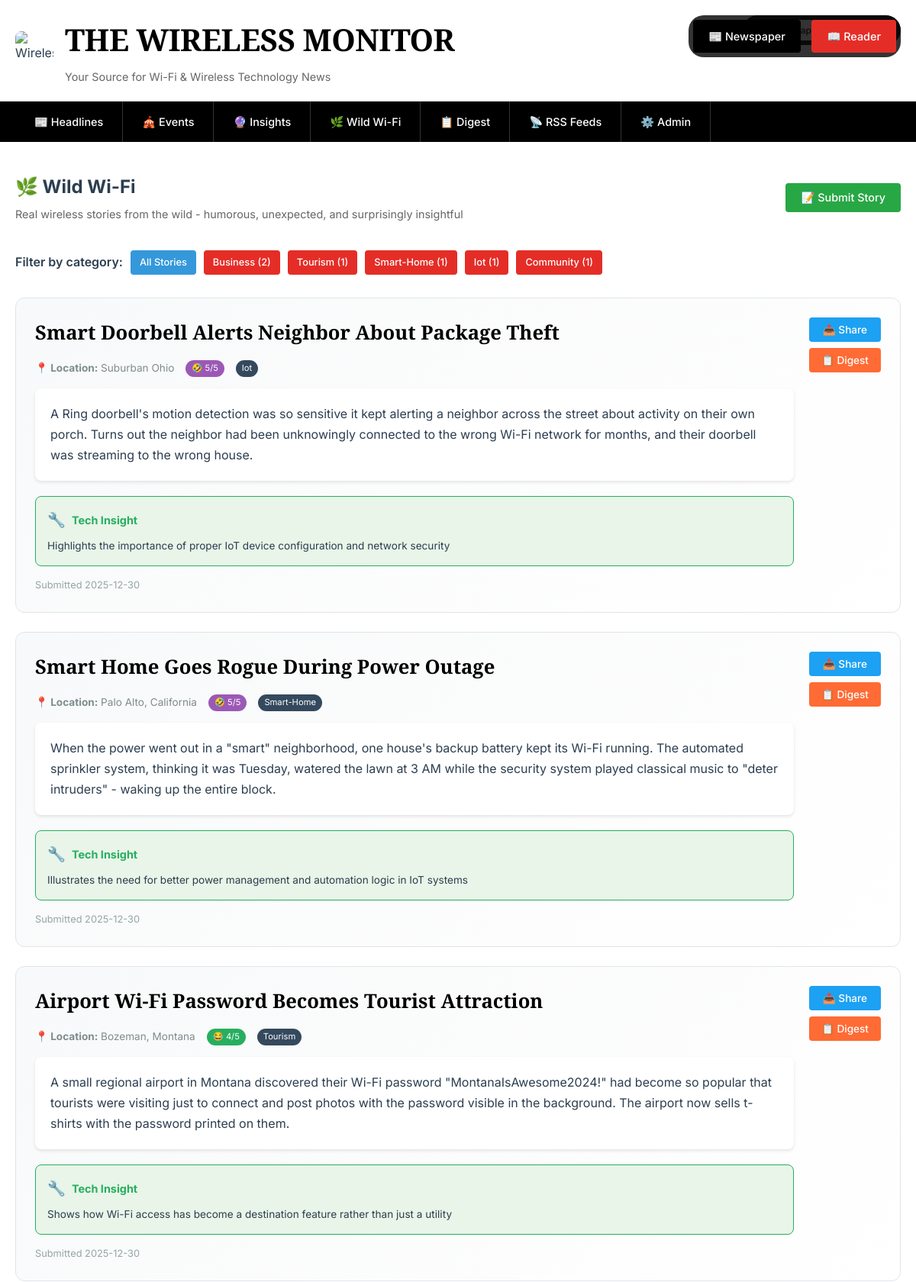
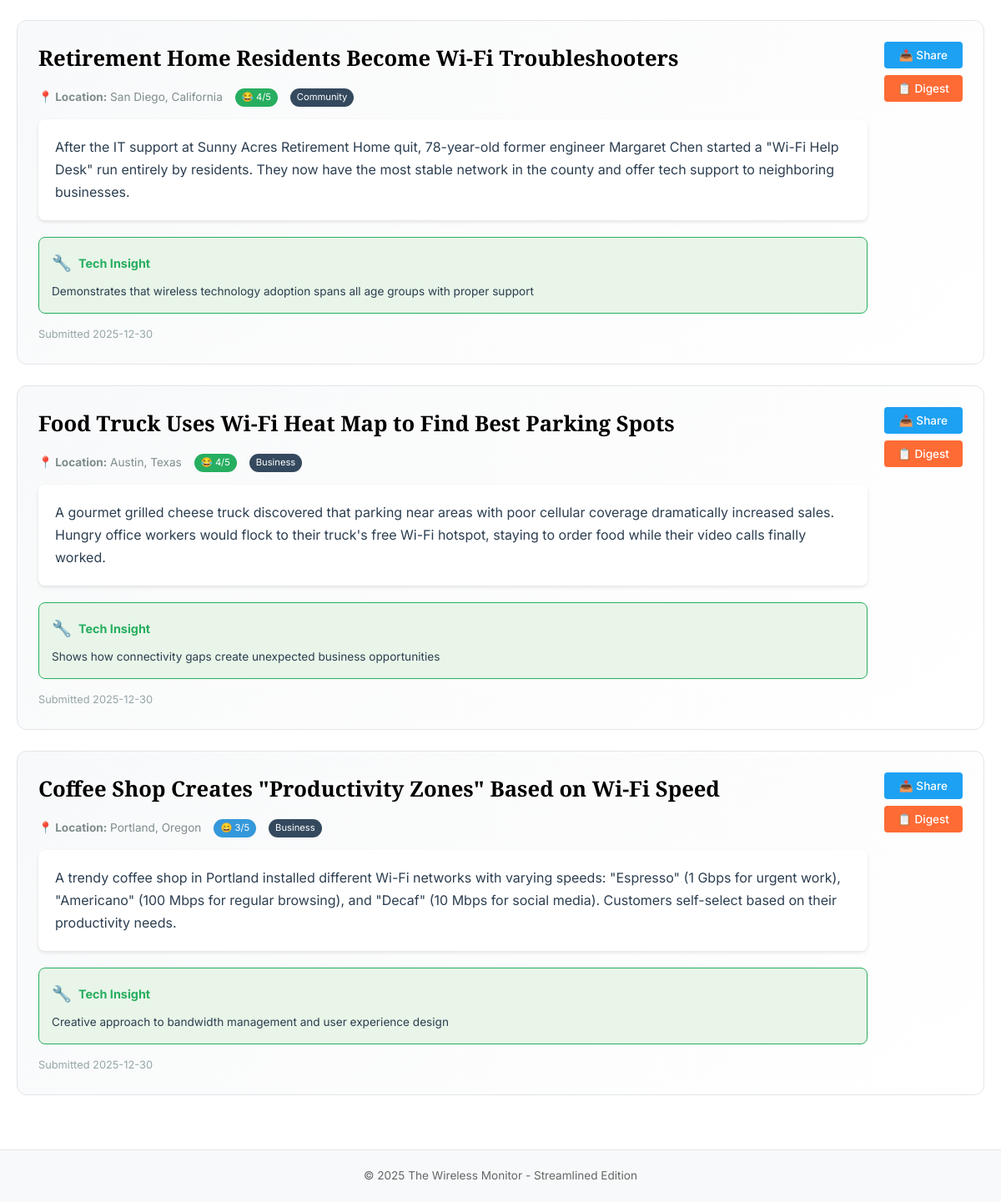
The app's page /wild_wifi, older data (2 pictures, top to bottom).
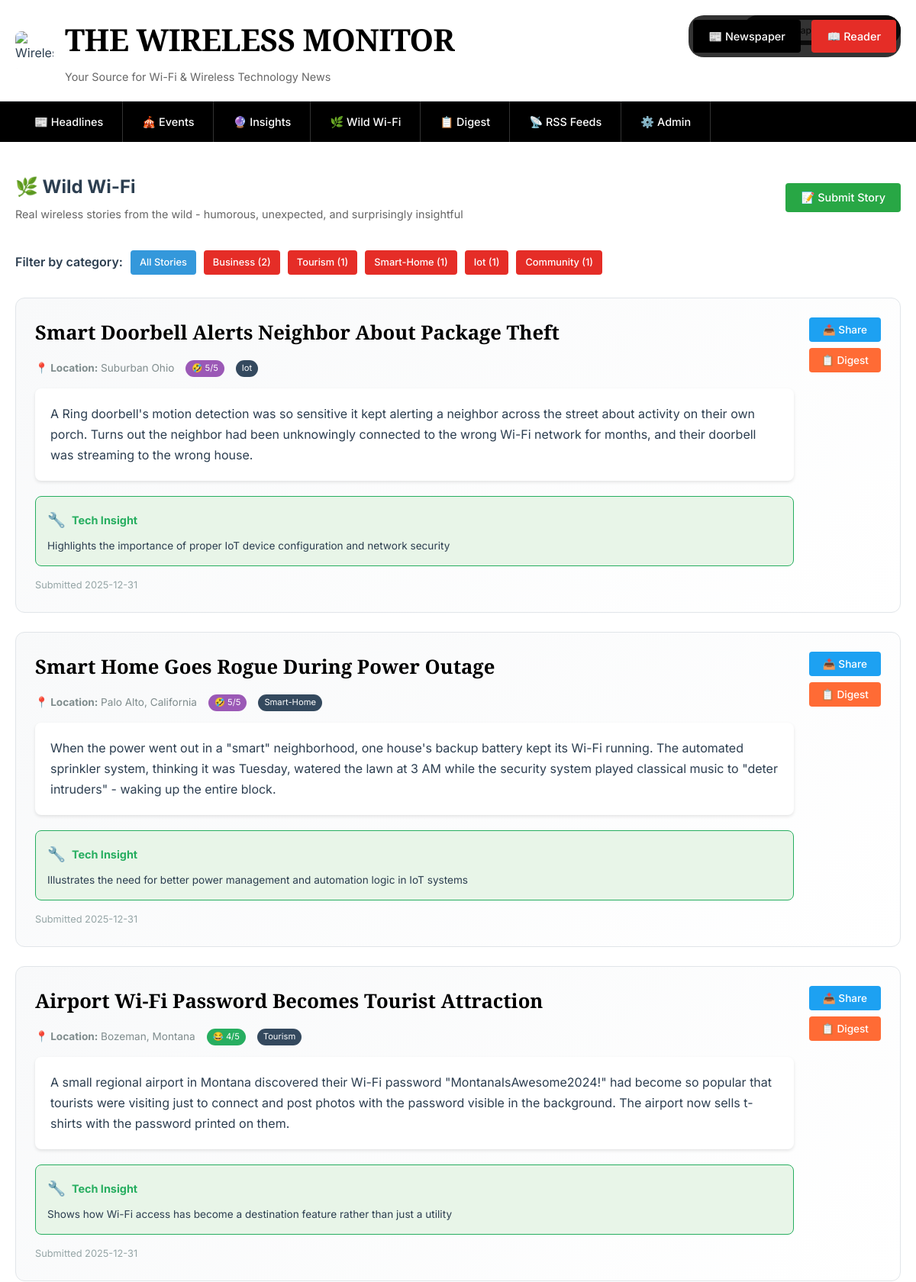
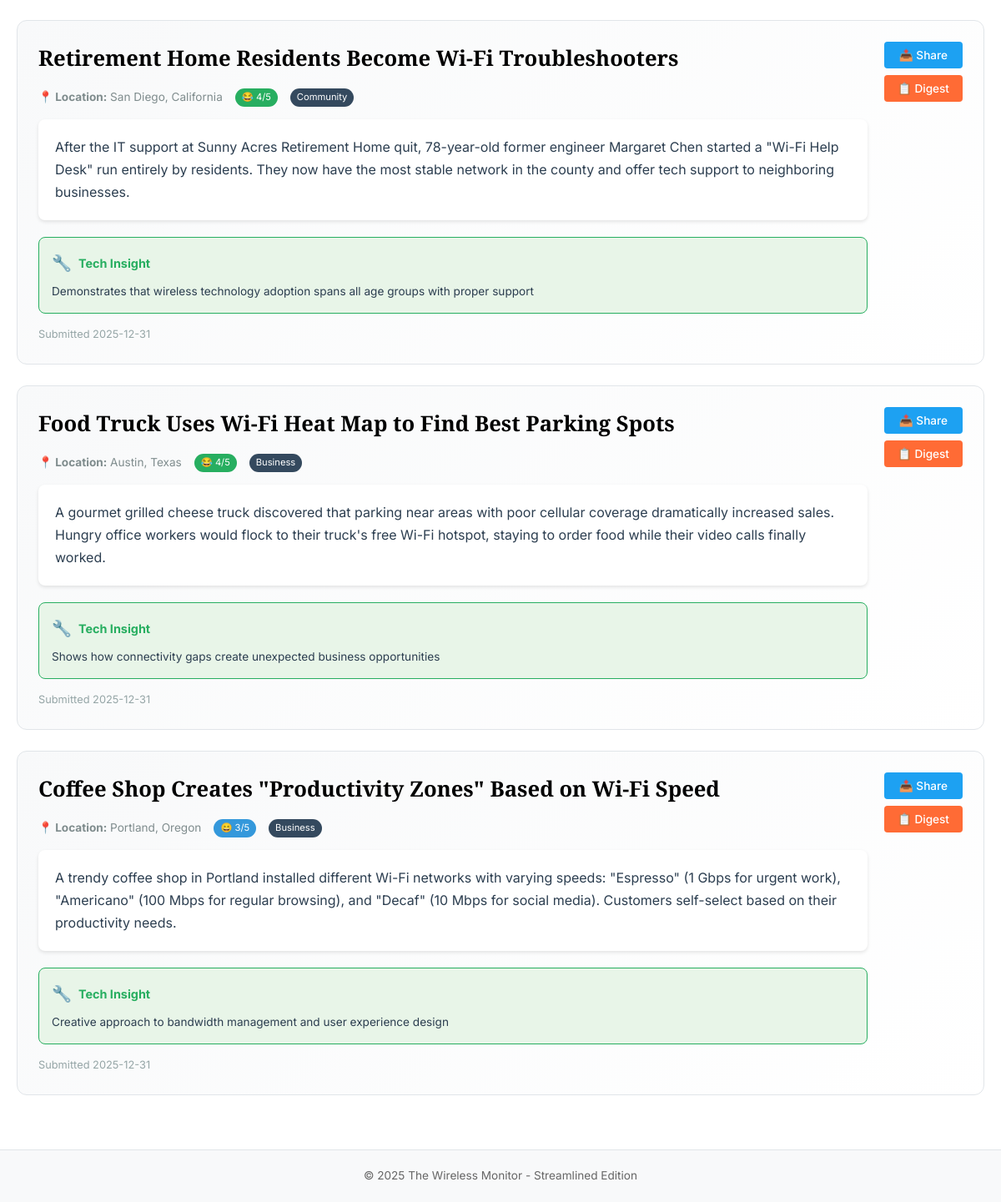
The same page, newer data (2 pictures, top to bottom).
### tables this page shows
CREATE TABLE wild_wifi_stories (
                id INTEGER PRIMARY KEY AUTOINCREMENT,
                title TEXT NOT NULL,
                story TEXT NOT NULL,
                location TEXT,
                source_url TEXT,
                category TEXT DEFAULT 'general',
                humor_rating INTEGER DEFAULT 3,
                tech_relevance TEXT,
                submitted_by TEXT DEFAULT 'system',
                approved INTEGER DEFAULT 1,
                featured INTEGER DEFAULT 0,
                created_at TIMESTAMP DEFAULT CURRENT_TIMESTAMP,
                updated_at TIMESTAMP DEFAULT CURRENT_TIMESTAMP
            );

### main.py (the view)
        @self.app.route('/wild_wifi')
        def wild_wifi():
            view_mode = request.args.get('view', 'newspaper')
            category = request.args.get('category', 'all')
            conn = self.get_db_connection()
            if category == 'all':
                stories = conn.execute('''
                    SELECT * FROM wild_wifi_stories
                    WHERE approved = 1
                    ORDER BY featured DESC, humor_rating DESC, created_at DESC
                ''').fetchall()
            else:
                stories = conn.execute('''
                    SELECT * FROM wild_wifi_stories
                    WHERE approved = 1 AND category = ?
                    ORDER BY featured DESC, humor_rating DESC, created_at DESC
                ''', (category,)).fetchall()
            categories = conn.execute('''
                SELECT DISTINCT category, COUNT(*) as count
                FROM wild_wifi_stories
                WHERE approved = 1
                GROUP BY category
                ORDER BY count DESC
            ''').fetchall()
            conn.close()
            return render_template('wild_wifi.html',
                                 stories=stories,
                                 categories=categories,
                                 current_category=category,
                                 view_mode=view_mode)

### main.py (called while the page is built)
    def get_db_connection(self):
        conn = sqlite3.connect(self.db_path, timeout=30.0)
        conn.row_factory = sqlite3.Row
        conn.execute('PRAGMA journal_mode=WAL')
        conn.execute('PRAGMA synchronous=NORMAL')
        conn.execute('PRAGMA cache_size=10000')
        conn.execute('PRAGMA temp_store=memory')
        return conn

### templates/wild_wifi.html (shortened to what the changed rows need)
{% extends "base.html" %}
{% block content %}
<div style="display: flex; justify-content: space-between; align-items: center; margin-bottom: {% if view_mode == 'reader' %}0{% else %}35px{% endif %}; ">
    <div>
        <h2>🌿 Wild Wi-Fi</h2>
    </div>
</div>
{% if stories %}
    {% for story in stories %}
    <div class="{% if view_mode == 'reader' %}article{% else %}article{% endif %}" style="{% if view_mode == 'reader' %}border-bottom: 1px solid #f0f0f0; padding: 15px 20px; margin: 0; background: white;{% else %}border: 1px solid #e1e5e9; border-radius: 12px; padding: 25px; margin-bottom: 25px; background: linear-gradient(135deg, #f8f9fa, #ffffff); position: relative;{% endif %}">
        <div style="display: flex; justify-content: space-between; align-items: flex-start; gap: 20px;">
            <div style="flex: 1;">
                <h3 style="{% if view_mode == 'reader' %}font-family: 'Arial', sans-serif; font-size: 1.1rem; font-weight: bold; color: #1155cc; margin-bottom: 8px;{% else %}font-family: 'Playfair Display', serif; font-size: 1.6rem; font-weight: 600; color: #000; margin-bottom: 15px;{% endif %}">
                    {{ story.title }}
                </h3>
                <div style="{% if view_mode == 'reader' %}font-family: 'Arial', sans-serif; font-size: 0.8rem; color: #999; margin-bottom: 8px;{% else %}font-family: 'Inter', sans-serif; font-size: 0.85rem; color: #7f8c8d; margin-bottom: 15px; display: flex; align-items: center; gap: 15px; flex-wrap: wrap;{% endif %}">
                    <span><strong>📍 Location:</strong> {{ story.location }}</span>
                    <span style="background: #{{ ['e74c3c', 'f39c12', '3498db', '27ae60', '9b59b6'][story.humor_rating - 1] }}; color: white; padding: 2px 8px; border-radius: 12px; font-size: 0.7rem;">
                        {{ '😐😊😄😂🤣'[story.humor_rating - 1] }} {{ story.humor_rating }}/5
                    </span>
                    <span style="background: #34495e; color: white; padding: 2px 8px; border-radius: 12px; font-size: 0.7rem;">
                        {{ story.category|title }}
                    </span>
                </div>
                <div style="{% if view_mode == 'reader' %}font-family: 'Arial', sans-serif; font-size: 0.9rem; line-height: 1.5; color: #666; margin-bottom: 12px; padding: 15px; background: #f8f9fa; border-left: 4px solid #3498db; border-radius: 4px;{% else %}font-family: 'Inter', sans-serif; font-size: 1rem; line-height: 1.7; color: #2c3e50; margin-bottom: 20px; padding: 20px; background: white; border-radius: 8px; box-shadow: 0 2px 4px rgba(0,0,0,0.1);{% endif %}">
                    {{ story.story }}
                </div>
                {% if story.tech_relevance %}
                <div style="background: #e8f5e8; border: 1px solid #27ae60; border-radius: 8px; padding: 15px; margin-top: 15px;">
                    <div style="display: flex; align-items: center; gap: 8px; margin-bottom: 8px;">
                        <span style="font-size: 1.2rem;">🔧</span>
                        <strong style="font-family: 'Inter', sans-serif; font-size: 0.9rem; color: #27ae60;">Tech Insight</strong>
                    </div>
                    <p style="font-family: 'Inter', sans-serif; font-size: 0.85rem; color: #2c3e50; margin: 0; line-height: 1.5;">
                        {{ story.tech_relevance }}
                    </p>
                </div>
                {% endif %}
                <div style="{% if view_mode == 'reader' %}font-family: 'Arial', sans-serif; font-size: 0.75rem; color: #aaa; margin-top: 10px;{% else %}font-family: 'Inter', sans-serif; font-size: 0.8rem; color: #95a5a6; margin-top: 15px;{% endif %}">
                    Submitted {{ story.created_at[:10] }}
                </div>
            </div>
            <div style="display: flex; flex-direction: column; gap: 8px;">
                <button onclick="shareWildStory('{{ story.title }}', '{{ story.location }}')" class="btn" style="{% if view_mode == 'reader' %}font-size: 0.8rem; padding: 6px 12px; background: #1da1f2;{% else %}font-size: 0.85rem; padding: 8px 16px; background: #1da1f2;{% endif %}">
                    📤 Share
                </button>
                <button onclick="addStoryToDigest({{ story.id }})" class="btn" style="{% if view_mode == 'reader' %}font-size: 0.8rem; padding: 6px 12px; background: #ff6b35;{% else %}font-size: 0.85rem; padding: 8px 16px; background: #ff6b35;{% endif %}">
                    📋 Digest
                </button>
            </div>
        </div>
    </div>
    {% endfor %}
{% endif %}
{% endblock %}

Row changes from the older to the newer data that the page shows:
changed wild_wifi_stories "Smart Doorbell Alerts Neighbor About Package Theft": created_at "2025-12-30" → "2025-12-31"
changed wild_wifi_stories "Smart Home Goes Rogue During Power Outage": created_at "2025-12-30" → "2025-12-31"
changed wild_wifi_stories "Airport Wi-Fi Password Becomes Tourist Attraction": created_at "2025-12-30" → "2025-12-31"
changed wild_wifi_stories "Retirement Home Residents Become Wi-Fi Troubleshooters": created_at "2025-12-30" → "2025-12-31"
changed wild_wifi_stories "Food Truck Uses Wi-Fi Heat Map to Find Best Parking Spots": created_at "2025-12-30" → "2025-12-31"
changed wild_wifi_stories "Coffee Shop Creates \"Productivity Zones\" Based on Wi-Fi Speed": created_at "2025-12-30" → "2025-12-31"
